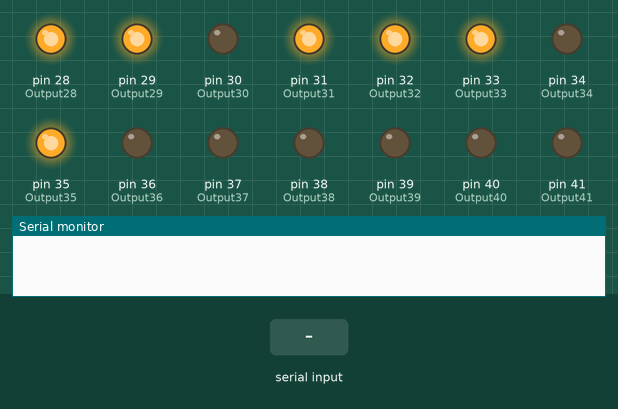
Simulated run of this sketch. Board: Arduino Mega 2560, built with avr-gcc and run on an emulated ATmega2560. Shown: output pins drawn as LEDs (lit = HIGH), the last lines printed to the serial monitor. The test bench sets the inputs (shaded band).

Above: at 1.2 s.
1.3 s: "90,45\n" received over Serial
At 1.53 s:
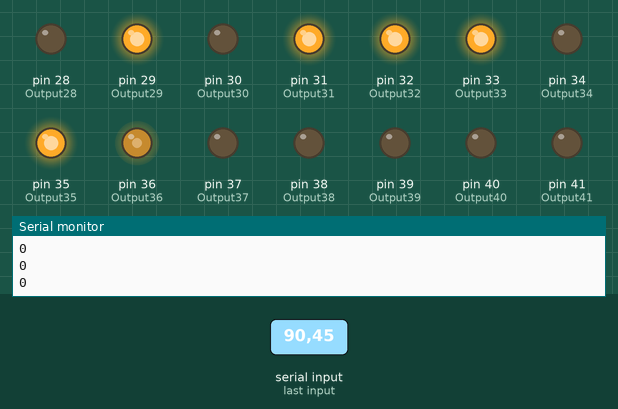
4.3 s: "30,150\n" received over Serial
At 5.2 s:
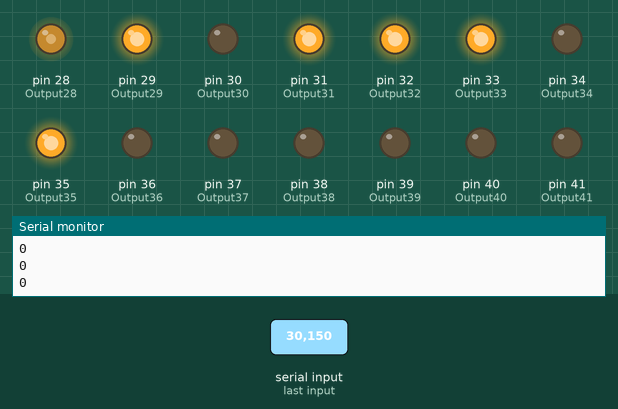
Timing chart, 0 to 12.0 s (numbered marks = the images above; inputs shaded):
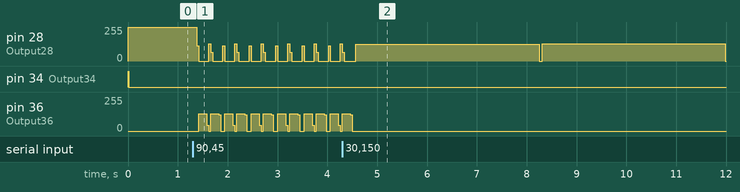

Measured:
- after the input at 1.3 s, pin 28 (Output28), pin 36 (Output36): ramps from 129/255 to 0/255 and jumps back, once every 0.26 s
- after the input at 4.3 s, pin 36 (Output36): goes on until 4.5 s, then stays 0/255

The sketch:

sketch_aug15a.ino
```cpp
String inData;
//定义电机引脚//////////////////////////////////////////////////////
#define numdata_length 6
String comdata = "";
int numdata[numdata_length] = {0};
int flag = 0;

int STEP[6]={22,28,36,40,46,51};
int DIR[6]={24,30,34,42,48,53};

/////////////////////////////////////////////////////////////////////
const int Input0 = 0;
const int Input5 = 5;
const int Input6 = 6;
const int Input7 = 7;
const int Input8 = 8;
const int Input9 = 9;
const int Input10 = 10;
const int Input1 = 1;
const int Input2 = 2;
const int Input3 = 3;
const int Input4 = 4;
const int Input11 = 11;
const int Input12 = 12;
const int Input13 = 13;
const int Input14 = 14;
const int Input15 = 15;
const int Input16 = 16;
const int Input17 = 17;
const int Input18 = 18;
const int Input19 = 19;
const int Input20 = 20;
const int Input21 = 21;
const int Input22 = 22;
const int Input23 = 23;
const int Input24 = 24;
const int Input25 = 25;
const int Input26 = 26;
const int Input27 = 27;


const int Output28 = 28;
const int Output29 = 29;
const int Output30 = 30;
const int Output31 = 31;
const int Output32 = 32;
const int Output33 = 33;
const int Output34 = 34;
const int Output35 = 35;
const int Output36 = 36;
const int Output37 = 37;
const int Output38 = 38;
const int Output39 = 39;
const int Output40 = 40;
const int Output41 = 41;
const int Output42 = 42;
const int Output43 = 43;
const int Output44 = 44;
const int Output45 = 45;
const int Output46 = 46;
const int Output47 = 47;
const int Output48 = 48;
const int Output49 = 49;
const int Output50 = 50;
const int Output51 = 51;
const int Output52 = 52;
const int Output53 = 53;


void setup() {
  // run once:
  Serial.begin(115200);
//定义引脚类型/////////////////////////////////////////////
  pinMode(STEP[0],OUTPUT);
  pinMode(DIR[0],OUTPUT);
  pinMode(STEP[1],OUTPUT);
  pinMode(DIR[1],OUTPUT);
  pinMode(STEP[2],OUTPUT);
  pinMode(DIR[2],OUTPUT);
  pinMode(STEP[3],OUTPUT);
  pinMode(DIR[3],OUTPUT);
  pinMode(STEP[4],OUTPUT);
  pinMode(DIR[4],OUTPUT);
  pinMode(STEP[5],OUTPUT);
  pinMode(DIR[5],OUTPUT);
 ////////////////////////////////////////////////////////////

  pinMode(A8, INPUT);
  pinMode(A9, INPUT);
  pinMode(A10, INPUT);
  pinMode(A11, INPUT);
  pinMode(A12, INPUT);
  pinMode(A13, INPUT);
  pinMode(A14, INPUT);
  pinMode(A15, INPUT);


  pinMode(Input0, INPUT_PULLUP);
  pinMode(Input1, INPUT_PULLUP);
  pinMode(Input2, INPUT_PULLUP);
  pinMode(Input3, INPUT_PULLUP);
  pinMode(Input4, INPUT_PULLUP);
  pinMode(Input5, INPUT_PULLUP);
  pinMode(Input6, INPUT_PULLUP);
  pinMode(Input7, INPUT_PULLUP);
  pinMode(Input8, INPUT_PULLUP);
  pinMode(Input9, INPUT_PULLUP);
  pinMode(Input10, INPUT_PULLUP);
  pinMode(Input11, INPUT_PULLUP);
  pinMode(Input12, INPUT_PULLUP);
  pinMode(Input13, INPUT_PULLUP);
  pinMode(Input14, INPUT_PULLUP);
  pinMode(Input15, INPUT_PULLUP);
  pinMode(Input16, INPUT_PULLUP);
  pinMode(Input17, INPUT_PULLUP);
  pinMode(Input18, INPUT_PULLUP);
  pinMode(Input19, INPUT_PULLUP);
  pinMode(Input20, INPUT_PULLUP);
  pinMode(Input21, INPUT_PULLUP);
  pinMode(Input22, INPUT_PULLUP);
  pinMode(Input23, INPUT_PULLUP);
  pinMode(Input24, INPUT_PULLUP);
  pinMode(Input25, INPUT_PULLUP);
  pinMode(Input26, INPUT_PULLUP);
  pinMode(Input27, INPUT_PULLUP);

  pinMode(Output28, OUTPUT);
  pinMode(Output29, OUTPUT);
  pinMode(Output30, OUTPUT);
  pinMode(Output31, OUTPUT);
  pinMode(Output32, OUTPUT);
  pinMode(Output33, OUTPUT);
  pinMode(Output34, OUTPUT);
  pinMode(Output35, OUTPUT);
  pinMode(Output36, OUTPUT);
  pinMode(Output37, OUTPUT);
  pinMode(Output38, OUTPUT);
  pinMode(Output39, OUTPUT);
  pinMode(Output40, OUTPUT);
  pinMode(Output41, OUTPUT);
  pinMode(Output42, OUTPUT);
  pinMode(Output43, OUTPUT);
  pinMode(Output44, OUTPUT);
  pinMode(Output45, OUTPUT);
  pinMode(Output46, OUTPUT);
  pinMode(Output47, OUTPUT);
  pinMode(Output48, OUTPUT);
  pinMode(Output49, OUTPUT);
  pinMode(Output50, OUTPUT);
  pinMode(Output51, OUTPUT);
  pinMode(Output52, OUTPUT);
  pinMode(Output53, OUTPUT);

  digitalWrite(Output28, HIGH);
  digitalWrite(Output29, HIGH);
  digitalWrite(Output30, HIGH);
  digitalWrite(Output31, HIGH);
  digitalWrite(Output32, HIGH);
  digitalWrite(Output33, HIGH);
  digitalWrite(Output34, HIGH);
  digitalWrite(Output35, HIGH);

}

void moveto(int i,int move_step){

   digitalWrite(DIR[i],LOW);
   for(int x = 0; x < move_step; x++) {
    digitalWrite(STEP[i],HIGH);
    delayMicroseconds(200);
    digitalWrite(STEP[i],LOW);
    delayMicroseconds(200);
  }
}

void loop(){
  int j = 0;
  //不断循环检测串口缓存，一个个读入字符串
  while (Serial.available() > 0)
  {
    comdata += char(Serial.read());
    delay(2);
    flag = 1;
  }
  //如果接收到数据则执行comdata分析操作，否则什么都不做
  if(flag == 1) {
  for(int i = 0; i < comdata.length() ; i++){
    if(comdata[i] == ','){
      j++;
    }
    else{
      numdata[j] = numdata[j] * 10 + (comdata[i] - '0');
    }
  }
  comdata = String("");
  flag = 0;
  for(int i = 0; i < numdata_length; i++){
    Serial.println(numdata[i]);
    }
  }

  for(int i = 0; i < numdata_length; i++){
    moveto(i+1,numdata[i]);
    delay(10);
  }

}
```
